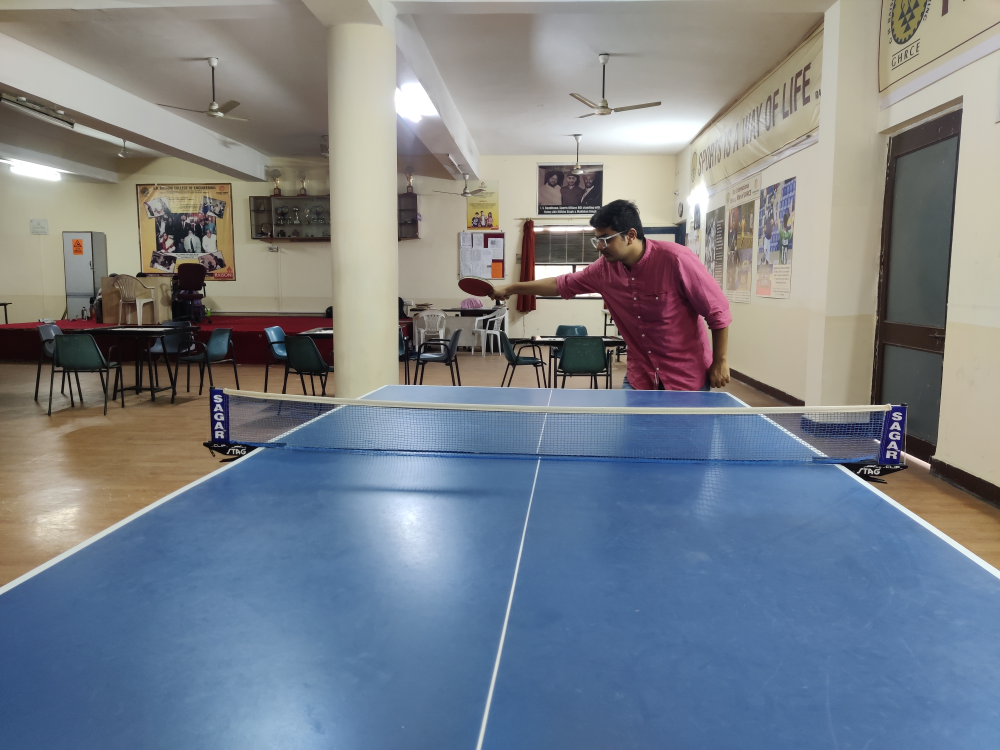
#> input picture Table_tennis_images/IMG_20230829_130142.jpg, 4000 x 3000 px, found by its file name (shown at 1/4 size)
$ python main.py
#> lines starting #> are read from the running program, lines starting #| are printed output that depends on the picture
import cv2
import numpy as np
import json


points = []
grid_lines = []

# [56 lines left out: functions draw_polygon, click_event, generate_grid_lines, not called in this run]


img = cv2.imread("C:/Users/HP/Desktop/Table_tennis/IMG_20230829_130142.jpg", 1)
#> img is the input picture: shape (3000, 4000, 3); mean B, G, R 137.5, 129, 122


scale_factor = 0.2  # Adjust this factor as needed


img = cv2.resize(img, None, fx=scale_factor, fy=scale_factor)
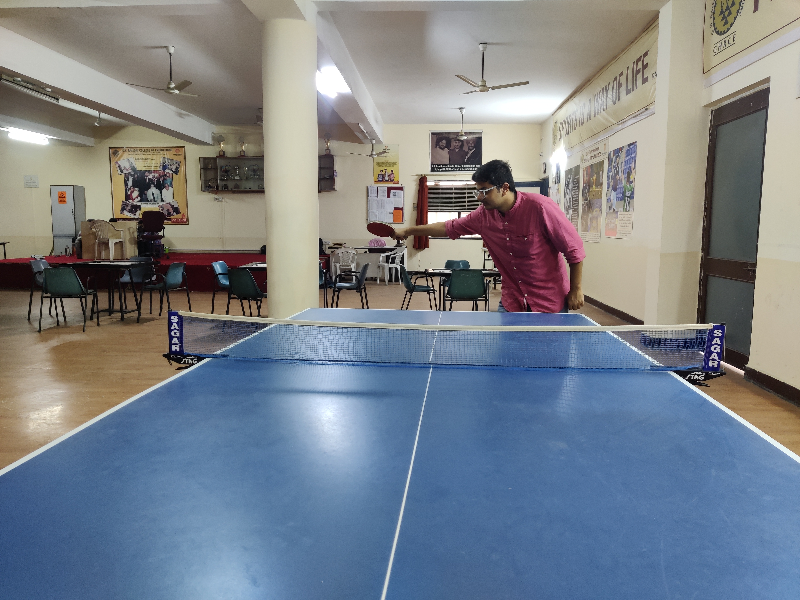
#> img: shape (600, 800, 3); mean B, G, R 137.5, 129, 122


cv2.imshow('image', img)

cv2.setMouseCallback('image', click_event)


while True:
    key = cv2.waitKey(1) & 0xFF
#> (key Esc is pressed here)
    if key == 27:  # Press 'Esc' to exit
        break


def create_gaussian_matrix(r, c):
    # Create an r x c matrix filled with Gaussian probabilities
    mean = [r // 2, c // 2]
    cov = [[r**2, 0], [0, c**2]]
    x, y = np.meshgrid(range(r), range(c))
    matrix = np.exp(-(np.square(x - mean[0]) / (2 * cov[0][0]) + np.square(y - mean[1]) / (2 * cov[1][1])))
    matrix /= np.sum(matrix)  # Normalize to make the sum equal to 1
    return matrix

def throw_ball(matrix, throws):
    for throw in range(throws):
        # Find the cell with the maximum probability
        max_cell = np.unravel_index(np.argmax(matrix, axis=None), matrix.shape)

        # Decrease the probability of the selected cell
        probability = matrix[max_cell]
        matrix[max_cell] *= 0.9

        # Decrease the probability of nearby cells (2x2 neighborhood)
        for i in range(max_cell[0] - 1, max_cell[0] + 1):
            for j in range(max_cell[1] - 1, max_cell[1] + 1):
                if 0 <= i < matrix.shape[0] and 0 <= j < matrix.shape[1]:
                    matrix[i, j] *= 0.8

        # Print the throw information
        print(f"Throw {throw + 1}: Ball thrown at cell {max_cell} with probability {probability:.4f}")

        # Print the updated matrix after each throw
        print("Updated Matrix:")
        print(matrix)
        print()

    return matrix

# User input for matrix size and number of throws
rows = int(input("Enter the number of rows: "))
#> the answer given: 3
cols = int(input("Enter the number of columns: "))
#> the answer given: 3
throws = int(input("Enter the number of throws: "))
#> the answer given: 3

# Create the Gaussian matrix
probability_matrix = create_gaussian_matrix(rows, cols)

# Simulate ball throws
updated_matrix = throw_ball(probability_matrix, throws)

# Print the final matrix
print("Final Matrix:")
print(updated_matrix)


cv2.destroyAllWindows()

$ run again, with Table_tennis_images/IMG_20230829_130126.jpg copied over Table_tennis_images/IMG_20230829_130142.jpg
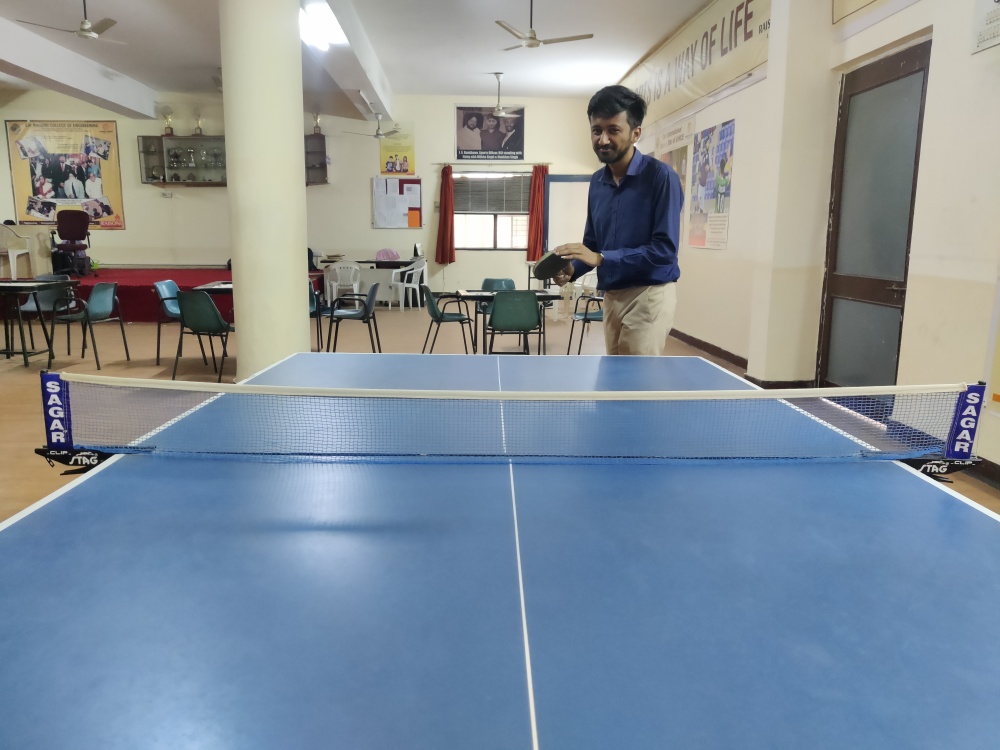
#> input picture Table_tennis_images/IMG_20230829_130126.jpg, 4000 x 3000 px, found by its file name (shown at 1/4 size)
#> img is the input picture: shape (3000, 4000, 3); mean B, G, R 153.3, 143.4, 131.8
#> `img = cv2.resize(img, None, fx=scale_factor, fy=scale_factor)`:
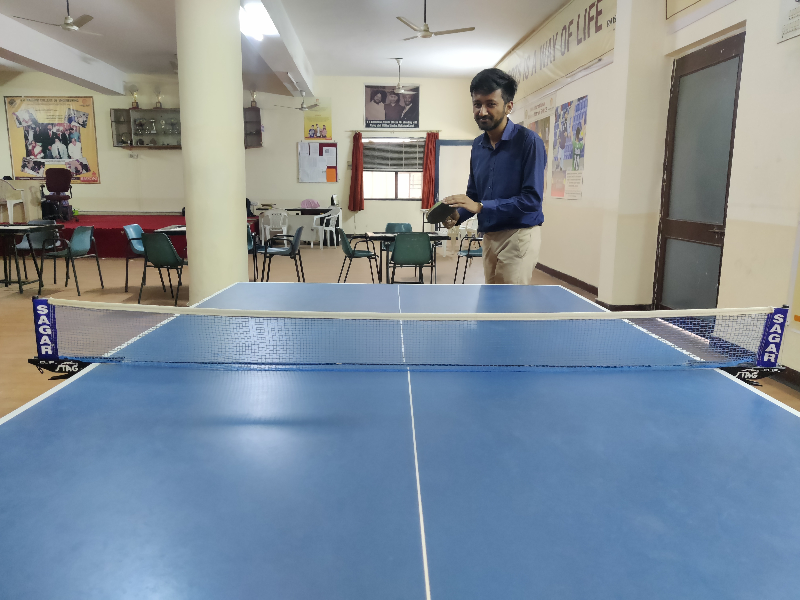
#> img: shape (600, 800, 3); mean B, G, R 153.3, 143.4, 131.8
